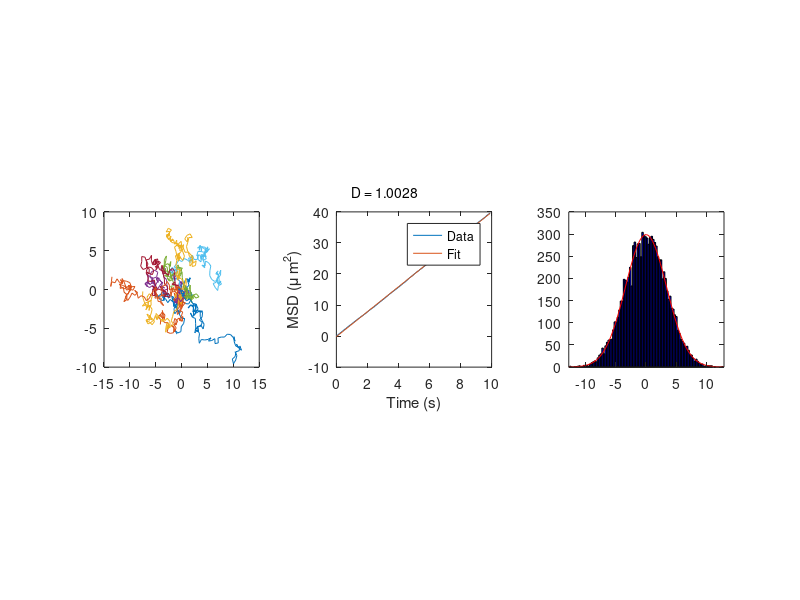

Reproduce this figure in MATLAB.
clear all
close all

%% diffusing particle(s)

numberofparticles = 10000;
totaltime = 10; %seconds
Dconst = 1; %um2/s
dt = 0.1;
timeaxis = [0:dt:(totaltime-dt)]';

particles = zeros( totaltime/dt , numberofparticles , 2 ); %row is time, column is particle, depth is x/y axes

%simulate diffusion
distmoved = sqrt(4*Dconst*dt);

for loop = 2:totaltime/dt
    
    direct = rand( 1 , numberofparticles , 1  )*2*pi ;
    
    [x , y ] = pol2cart(  direct , distmoved );
    
    particles(loop, : , :) = particles(loop-1, : , :) + cat(3,x,y);
    
end

subplot(1,3,1)

plot( particles(:,1:10,1) , particles(:,1:10,2)  );

axis equal
axis square

subplot(1,3,2)

msds = mean(( particles(:,:,1).^2 + particles(:,:,2).^2 ),2);

plot(timeaxis,msds);
xlabel('Time (s)')
ylabel('MSD (\mu m^2)')

%do a fit

para = polyfit(timeaxis,msds,1);
hold on
plot(timeaxis, para(1)*timeaxis + para(2));

legend('Data','Fit')

text( 0.1,0.7 ,[ 'D = ' num2str( para(1)/4  )] ,'Units','normalized');

axis square

subplot(1,3,3)

inspecttime = 6; %inspect particle distribution at this time

particlesalongaxis = particles(inspecttime/dt,:,1);

%histogram(particlesalongaxis);
histfit(particlesalongaxis(:));

disp(['Mean distance traveled=', num2str(mean(particlesalongaxis(:)))]);
disp(['Standard deviation=', num2str(std(particlesalongaxis(:)))]);

%pd = fitdist(particlesalongaxis(:),'Normal')

sqrt(2*Dconst*inspecttime)

axis square
